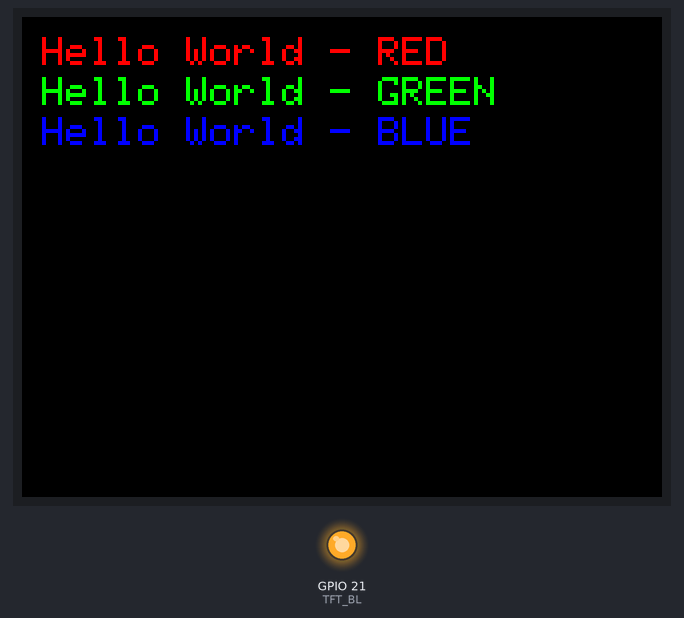
Recording of a program running on a simulated ESP32. Parts: 320×240 colour display, output pins drawn as LEDs (lit = HIGH).

Above: at 0.3 s.

The program:

main.cpp
```cpp
#include <Arduino.h>
#include <Arduino_GFX_Library.h>

#define TFT_BL 21
Arduino_DataBus *bus = new Arduino_ESP32SPI(2 /* DC */, 15 /* CS */, 14 /* SCK */, 13 /* MOSI */, 12 /* MISO */);
Arduino_GFX *gfx = new Arduino_ILI9341(bus, GFX_NOT_DEFINED /* RST */, 0 /* rotation */);

uint32_t screenWidth = 320;
uint32_t screenHeight = 240;

void setup() {
  Serial.begin(115200);

  gfx->begin();  // Init Display
  gfx->setRotation(3);
  gfx->fillScreen(BLACK);

  #ifdef TFT_BL
    pinMode(TFT_BL, OUTPUT);
    digitalWrite(TFT_BL, HIGH);
  #endif

  gfx->setTextSize(2);

  gfx->setCursor(10, 10);
  gfx->setTextColor(RED);
  gfx->println("Hello World - RED");

  gfx->setCursor(10, 30);
  gfx->setTextColor(GREEN);
  gfx->println("Hello World - GREEN");

  gfx->setCursor(10, 50);
  gfx->setTextColor(BLUE);
  gfx->println("Hello World - BLUE");
}

void loop() {

}
```
